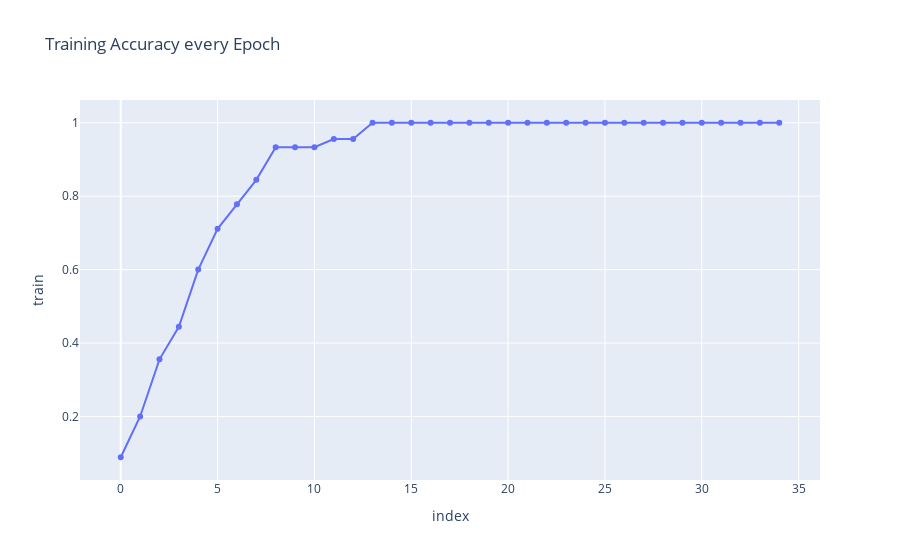

Notebook code cell kept with this figure:
### Code cell
from plotly.offline import iplot, init_notebook_mode
import plotly.express as px

init_notebook_mode(connected=True)

acc = pd.DataFrame({'train': history.history['acc']})

fig = px.line(acc, x=acc.index, y=acc['train'], title='Training Accuracy every Epoch', markers=True)
fig.show()

### Figure 1 — Plotly figure (JSON) as saved in the notebook; plotly's stock layout.template omitted (floating-point values rounded to 4 significant figures)
{"data": [{"hovertemplate": "index=%{x}<br>train=%{y}<extra></extra>", "legendgroup": "", "line": {"color": "#636efa", "dash": "solid"}, "marker": {"symbol": "circle"}, "mode": "markers+lines", "name": "", "orientation": "v", "showlegend": false, "type": "scatter", "x": [0, 1, 2, 3, 4, 5, 6, 7, 8, 9, 10, 11, 12, 13, 14, 15, 16, 17, 18, 19, 20, 21, 22, 23, 24, 25, 26, 27, 28, 29, 30, 31, 32, 33, 34], "xaxis": "x", "y": [0.08889, 0.2, 0.3556, 0.4444, 0.6, 0.7111, 0.7778, 0.8444, 0.9333, 0.9333, 0.9333, 0.9556, 0.9556, 1, 1, 1, 1, 1, 1, 1, 1, 1, 1, 1, 1, 1, 1, 1, 1, 1, 1, 1, 1, 1, 1], "yaxis": "y"}], "layout": {"legend": {"tracegroupgap": 0}, "title": {"text": "Training Accuracy every Epoch"}, "xaxis": {"anchor": "y", "domain": [0, 1], "title": {"text": "index"}}, "yaxis": {"anchor": "x", "domain": [0, 1], "title": {"text": "train"}}}}
